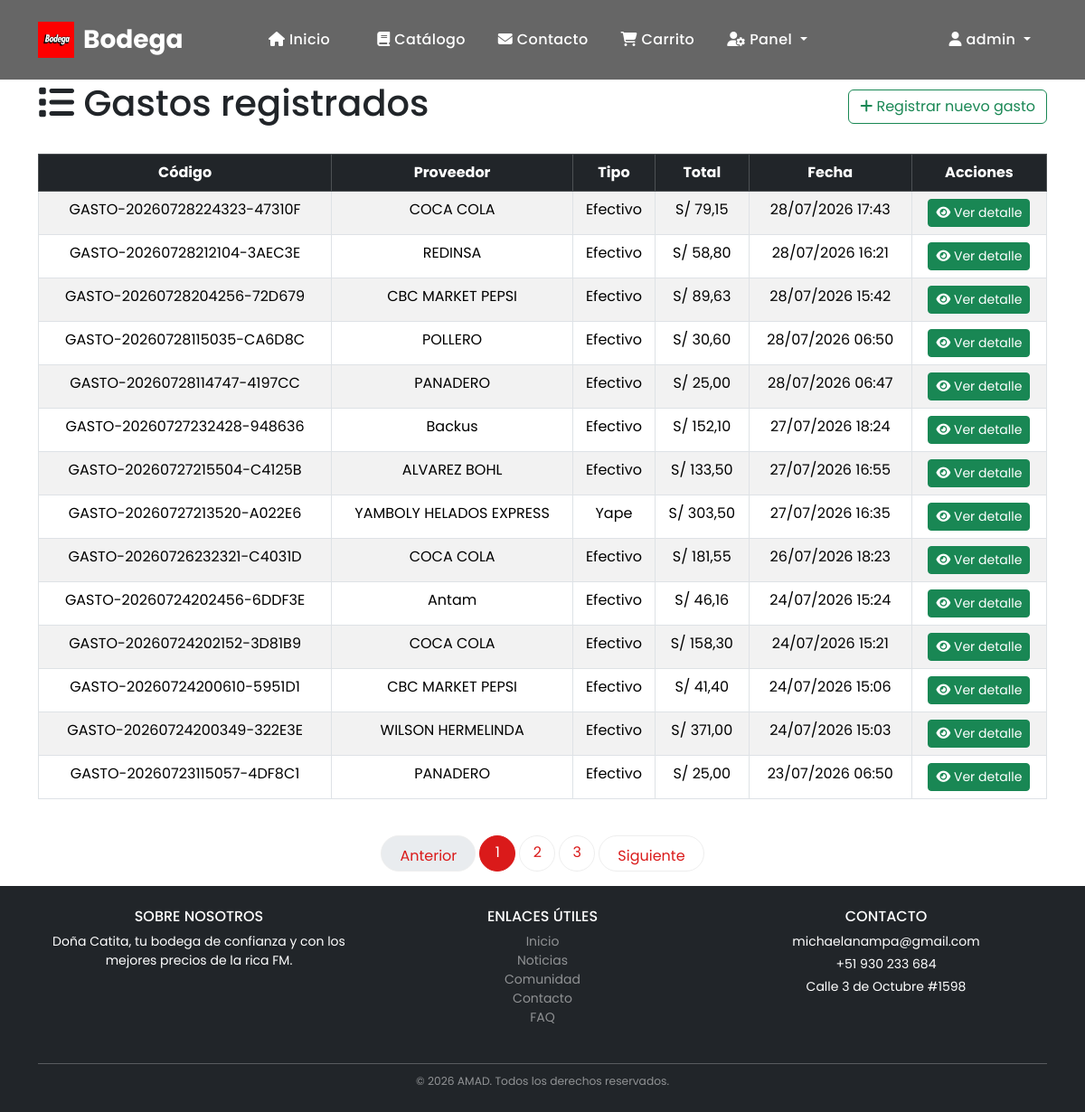
Before: /gastos/lista-gastos/ (signed in) with the older database file.
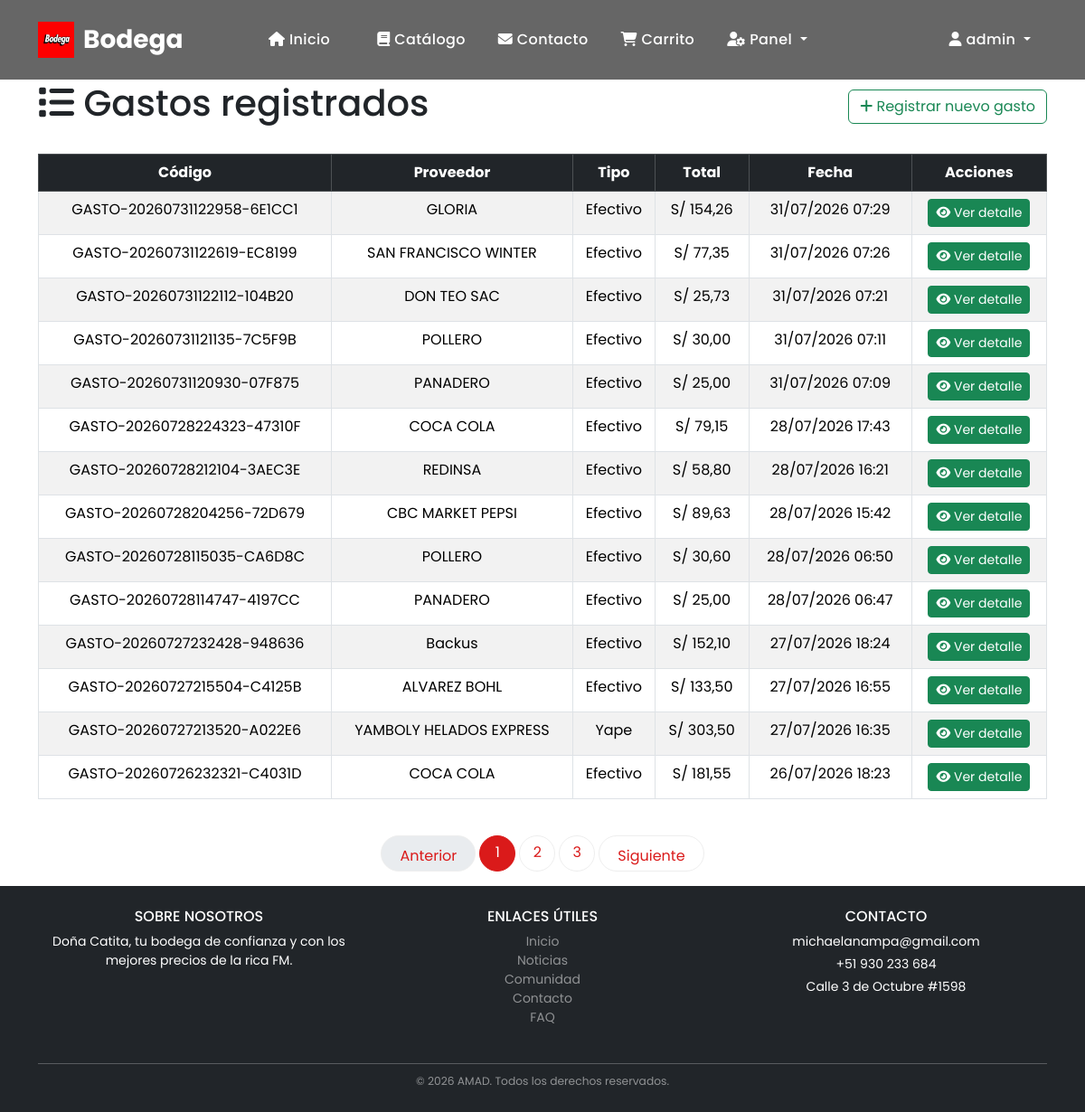
After: the same page with the newer database file.
### gastos/models.py (models this page shows, shortened)
class Gasto(models.Model):
    TIPO_COMPRA_CHOICES = [
        ('yape', 'Yape'),
        ('efectivo', 'Efectivo'),
        ('fiado', 'Fiado'),
    ]
    codigo = models.CharField(max_length=50, unique=True)
    proveedor = models.ForeignKey(Proveedor, on_delete=models.PROTECT)
    user = models.ForeignKey(settings.AUTH_USER_MODEL, on_delete=models.SET_NULL, null=True, blank=True)
    fecha = models.DateTimeField(auto_now_add=True)
    tipo_compra = models.CharField(max_length=20, choices=TIPO_COMPRA_CHOICES, default='efectivo')
    total = models.DecimalField(max_digits=12, decimal_places=2, default=Decimal('0.00'))
    percepcion = models.DecimalField(max_digits=12, decimal_places=2, default=Decimal('0.00'))
    descripcion = models.TextField(blank=True)

class Proveedor(models.Model):
    nombre = models.CharField(max_length=150)
    email = models.EmailField(blank=True)
    telefono = models.CharField(max_length=20, blank=True)
    direccion = models.TextField(blank=True)
    activo = models.BooleanField(default=True)
    fecha_registro = models.DateTimeField(auto_now_add=True)
    class Meta:
        ordering = ['-fecha_registro']
        verbose_name_plural = 'Proveedores'

### gastos/views.py (the view)
# urls.py: path('lista-gastos/', views.lista_gastos, name='lista_gastos'),
@login_required
def lista_gastos(request):
    gastos = Gasto.objects.order_by('-fecha')
    paginator = Paginator(gastos, 14)  # Mostrar 14 gastos por página
    page_number = request.GET.get('page')
    page_obj = paginator.get_page(page_number)
    return render(request, 'listaGastos.html', {'page_obj': page_obj, 'gastos': page_obj})

### gastos/templates/listaGastos.html (shortened to what this page needs)
{% extends 'base.html' %}
{% block content %}
<div class="container">
  <div class="d-flex justify-content-between align-items-center mb-4">
    <h1><i class="fas fa-list"></i> Gastos registrados</h1>
    <a href="{% url 'registrar_gastos' %}" class="btn btn-outline-success"><i class="fas fa-plus"></i> Registrar nuevo gasto</a>
  </div>
  {% if gastos %}
    <div class="table-responsive">
      <table class="table table-hover table-striped table-bordered text-center">
        <thead class="table-dark">
          <tr>
            <th>Código</th>
            <th>Proveedor</th>
            <th>Tipo</th>
            <th>Total</th>
            <th>Fecha</th>
            <th>Acciones</th>
          </tr>
        </thead>
        <tbody>
          {% for gasto in gastos %}
            <tr>
              <td>{{ gasto.codigo }}</td>
              <td>{{ gasto.proveedor.nombre }}</td>
              <td>{{ gasto.get_tipo_compra_display }}</td>
              <td>S/ {{ gasto.total }}</td>
              <td>{{ gasto.fecha|date:'d/m/Y H:i' }}</td>
              <td>
                <a href="{% url 'detalle_gasto' gasto.pk %}" class="btn btn-sm btn-success"><i class="fas fa-eye"></i> Ver detalle</a>
              </td>
            </tr>
          {% endfor %}
        </tbody>
      </table>
    </div>
  {% else %}
    <div class="alert alert-info">No hay gastos registrados aún.</div>
  {% endif %}
</div>
{% if page_obj.paginator.num_pages > 1 %}
<nav aria-label="Paginación" class="mt-4">
  <ul class="pagination justify-content-center">
    {% if page_obj.has_previous %}
      <li class="page-item">
        <a class="page-link" href="?q={{ query }}&tipo={{ tipo }}&page={{ page_obj.previous_page_number }}">Anterior</a>
      </li>
    {% else %}
      <li class="page-item disabled"><span class="page-link">Anterior</span></li>
    {% endif %}
    {% for num in page_obj.paginator.page_range %}
      {% if num == page_obj.number %}
        <li class="page-item active"><span class="page-link">{{ num }}</span></li>
      {% elif num >= page_obj.number|add:'-2' and num <= page_obj.number|add:'2' %}
        <li class="page-item"><a class="page-link" href="?q={{ query }}&tipo={{ tipo }}&page={{ num }}">{{ num }}</a></li>
      {% endif %}
    {% endfor %}
    {% if page_obj.has_next %}
      <li class="page-item">
        <a class="page-link" href="?q={{ query }}&tipo={{ tipo }}&page={{ page_obj.next_page_number }}">Siguiente</a>
      </li>
    {% else %}
      <li class="page-item disabled"><span class="page-link">Siguiente</span></li>
    {% endif %}
  </ul>
</nav>
{% endif %}
{% endblock %}

Changed rows visible on the page:
no longer on this page (row unchanged): Gasto: codigo "GASTO-20260724202456-6DDF3E", proveedor.nombre "Antam", tipo_compra "Efectivo", total "46,16", fecha "24/07/2026 15:24"
no longer on this page (row unchanged): Gasto: codigo "GASTO-20260724202152-3D81B9", proveedor.nombre "COCA COLA", tipo_compra "Efectivo", total "158,30", fecha "24/07/2026 15:21"
no longer on this page (row unchanged): Gasto: codigo "GASTO-20260724200610-5951D1", proveedor.nombre "CBC MARKET PEPSI", tipo_compra "Efectivo", total "41,40", fecha "24/07/2026 15:06"
no longer on this page (row unchanged): Gasto: codigo "GASTO-20260724200349-322E3E", proveedor.nombre "WILSON HERMELINDA", tipo_compra "Efectivo", total "371,00", fecha "24/07/2026 15:03"
no longer on this page (row unchanged): Gasto: codigo "GASTO-20260723115057-4DF8C1", proveedor.nombre "PANADERO", tipo_compra "Efectivo", total "25,00", fecha "23/07/2026 06:50"
added Gasto: codigo "GASTO-20260731122958-6E1CC1", proveedor.nombre "GLORIA", tipo_compra "Efectivo", total "154,26", fecha "31/07/2026 07:29"
added Gasto: codigo "GASTO-20260731122619-EC8199", proveedor.nombre "SAN FRANCISCO WINTER", tipo_compra "Efectivo", total "77,35", fecha "31/07/2026 07:26"
added Gasto: codigo "GASTO-20260731122112-104B20", proveedor.nombre "DON TEO SAC", tipo_compra "Efectivo", total "25,73", fecha "31/07/2026 07:21"
added Gasto: codigo "GASTO-20260731121135-7C5F9B", proveedor.nombre "POLLERO", tipo_compra "Efectivo", total "30,00", fecha "31/07/2026 07:11"
added Gasto: codigo "GASTO-20260731120930-07F875", proveedor.nombre "PANADERO", tipo_compra "Efectivo", total "25,00", fecha "31/07/2026 07:09"
